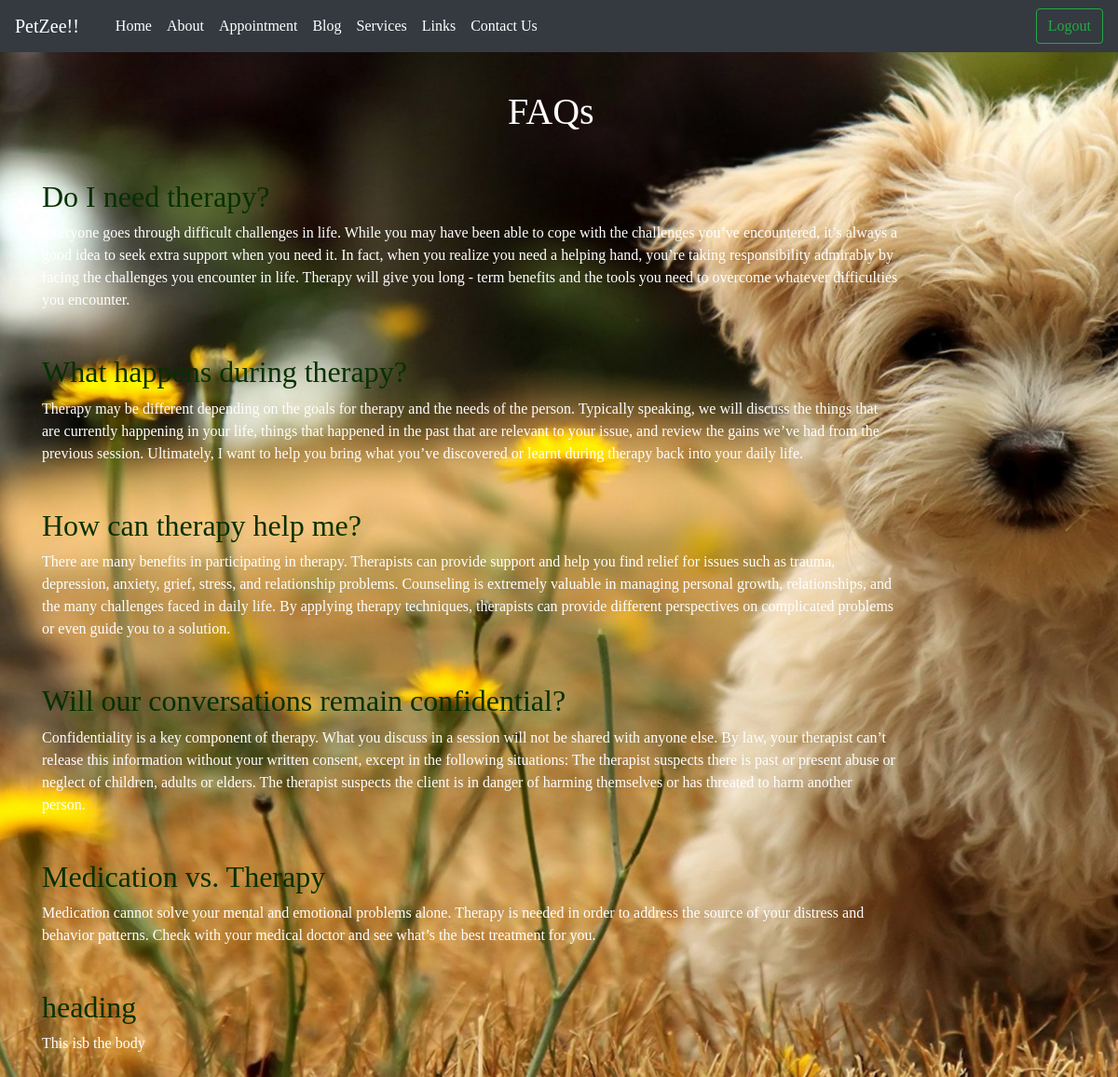
Page /blog/ (signed in) on the committed database.
### homepage/models.py (models this page shows, shortened)
class blog(models.Model):
	head = models.CharField(max_length = 100)
	body = models.TextField()

### homepage/views.py (the view)
# urls.py: url(r'^blog/$',views.blogs, name="blog"),
@login_required(login_url="/accounts/login/")
def blogs(request):
	blog1 = blog.objects.all()
	return render(request, 'homepage/blog.html', {'blog1': blog1})

### homepage/templates/homepage/blog.html (shortened to what this page needs)
{% extends 'base.html' %}
{% block content %}
	<div class="container">
		<h1 class="padblog">FAQs</h1>
		<div class="row">
			<div class="col-10">
				<div style="min-height: 200px;">
					{% for blogs in blog1 %}
						<h2 style="color: #073000">{{ blogs.head}}</h2>
						<p style="padding-bottom: 30px;">{{ blogs.body }}</p>
					{% endfor %}
				</div>
			</div>
		</div>
	</div>
{% endblock %}

### templates/base.html (shortened to what this page needs)
<!doctype html>
{% load static from staticfiles %}
<html lang="en">
  <head>
    <link rel="stylesheet" href="https://stackpath.bootstrapcdn.com/bootstrap/4.1.0/css/bootstrap.min.css">
    <link rel="stylesheet" href="{% static 'style.css' %}">
  </head>
  <body>
	    <nav class="navbar navbar-expand-lg navbar-light bg-dark">
	    	<a class="navbar-brand" href="/about" style="color: white;">PetZee!!</a>
	    	<div class="container">
				  <div class="collapse navbar-collapse" id="navbarNavAltMarkup">
				    <div class="navbar-nav">
				      <a class="nav-item nav-link" href="/about" style="color: white;">Home <span class="sr-only">(current)</span></a>
				      <a class="nav-item nav-link" href="/" style="color: white;">About</a>
				      <a class="nav-item nav-link" href="/appointment" style="color: white;">Appointment</a>
				      <a class="nav-item nav-link" href="/blog" style="color: white;">Blog</a>
				      <a class="nav-item nav-link" href="/services" style="color: white;">Services</a>
				      <a class="nav-item nav-link" href="/links" style="color: white;">Links</a>
				      <a class="nav-item nav-link" href="/contact" style="color: white;">Contact Us</a>
				   </div>
				 </div>
			</div>
			{% if user.is_authenticated %}
			<form class="form-inline my-2 my-lg-0 logout-link" action="{% url 'accounts:logout' %}" method="post">{% csrf_token %}
		     	<button class="btn btn-outline-success my-2 my-sm-0" type="submit">Logout</button>
		    </form>
		    {% endif %}
		</nav>
		{% block content %}
		{% endblock %}
  </body>
</html>

### assets/style.css (style rules this page uses)
body { background-image: url(dog1.jpg); background-size: cover; background-position: center; background-repeat: no-repeat; background-attachment: fixed; background-color: #0f121f; color: #fff; }
body * { font-family: Ubuntu; }
a, a:hover, a:visited { color: #fff; text-decoration: none; }
.padblog { padding-left: 500px; padding-top: 40px; padding-bottom: 40px; }

### rows in the picture
blog: head "Do I need therapy?", body "Everyone goes through difficult challenges in life. While you may have been able to cope with the challenges you’ve encountered, it’s always a good idea to seek extra support when you need it. In fact, when you realize you need a helping hand, you’re taking responsibility admirably by facing the challenges you encounter in life. Therapy will give you long - term benefits and the tools you need to overcome whatever difficulties you encounter."
blog: head "What happens during therapy?", body "Therapy may be different depending on the goals for therapy and the needs of the person. Typically speaking, we will discuss the things that are currently happening in your life, things that happened in the past that are relevant to your issue, and review the gains we’ve had from the previous session. Ultimately, I want to help you bring what you’ve discovered or learnt during therapy back into your daily life."
blog: head "How can therapy help me?", body "There are many benefits in participating in therapy. Therapists can provide support and help you find relief for issues such as trauma, depression, anxiety, grief, stress, and relationship problems. Counseling is extremely valuable in managing personal growth, relationships, and the many challenges faced in daily life. By applying therapy techniques, therapists can provide different perspectives on complicated problems or even guide you to a solution."
blog: head "Will our conversations remain confidential?", body "Confidentiality is a key component of therapy. What you discuss in a session will not be shared with anyone else. By law, your therapist can’t release this information without your written consent, except in the following situations: The therapist suspects there is past or present abuse or neglect of children, adults or elders. The therapist suspects the client is in danger of harming themselves or has threated to harm another person."
blog: head "Medication vs. Therapy", body "Medication cannot solve your mental and emotional problems alone. Therapy is needed in order to address the source of your distress and behavior patterns. Check with your medical doctor and see what’s the best treatment for you."
blog: head "heading", body "This isb the body"
